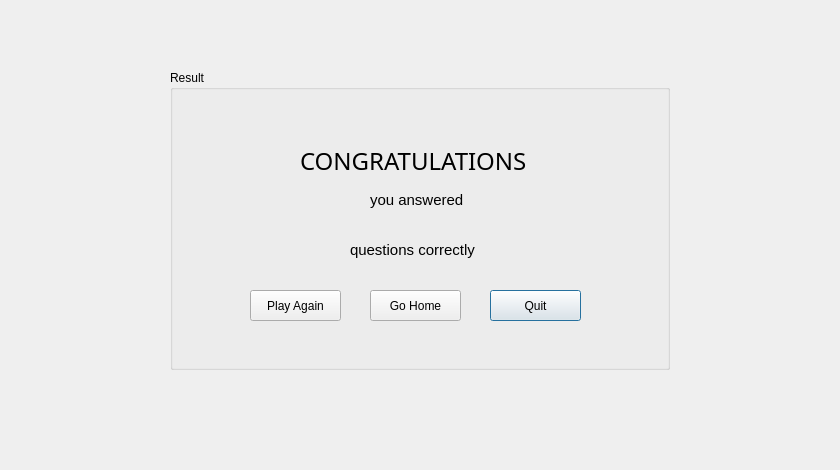
<?xml version="1.0" encoding="UTF-8"?>
<ui version="4.0">
 <class>congrats</class>
 <widget class="QDialog" name="congrats">
  <property name="windowModality">
   <enum>Qt::ApplicationModal</enum>
  </property>
  <property name="geometry">
   <rect>
    <x>0</x>
    <y>0</y>
    <width>840</width>
    <height>470</height>
   </rect>
  </property>
  <property name="windowTitle">
   <string>Dialog</string>
  </property>
  <property name="modal">
   <bool>true</bool>
  </property>
  <widget class="QGroupBox" name="groupBox">
   <property name="geometry">
    <rect>
     <x>170</x>
     <y>70</y>
     <width>500</width>
     <height>300</height>
    </rect>
   </property>
   <property name="title">
    <string>Result</string>
   </property>
   <widget class="QLabel" name="label">
    <property name="geometry">
     <rect>
      <x>130</x>
      <y>70</y>
      <width>251</width>
      <height>41</height>
     </rect>
    </property>
    <property name="font">
     <font>
      <family>Arial Rounded MT Bold</family>
      <pointsize>18</pointsize>
     </font>
    </property>
    <property name="text">
     <string>CONGRATULATIONS</string>
    </property>
   </widget>
   <widget class="QLabel" name="label_2">
    <property name="geometry">
     <rect>
      <x>200</x>
      <y>120</y>
      <width>101</width>
      <height>20</height>
     </rect>
    </property>
    <property name="font">
     <font>
      <family>Segoe UI</family>
      <pointsize>11</pointsize>
     </font>
    </property>
    <property name="text">
     <string>you answered </string>
    </property>
   </widget>
   <widget class="QLabel" name="label_3">
    <property name="geometry">
     <rect>
      <x>180</x>
      <y>170</y>
      <width>131</width>
      <height>20</height>
     </rect>
    </property>
    <property name="font">
     <font>
      <family>Segoe UI</family>
      <pointsize>11</pointsize>
     </font>
    </property>
    <property name="text">
     <string>questions correctly</string>
    </property>
   </widget>
   <widget class="QPushButton" name="Quit">
    <property name="geometry">
     <rect>
      <x>320</x>
      <y>220</y>
      <width>91</width>
      <height>31</height>
     </rect>
    </property>
    <property name="text">
     <string>Quit</string>
    </property>
   </widget>
   <widget class="QPushButton" name="goHome">
    <property name="geometry">
     <rect>
      <x>200</x>
      <y>220</y>
      <width>91</width>
      <height>31</height>
     </rect>
    </property>
    <property name="text">
     <string>Go Home</string>
    </property>
   </widget>
   <widget class="QPushButton" name="playAgain">
    <property name="geometry">
     <rect>
      <x>80</x>
      <y>220</y>
      <width>91</width>
      <height>31</height>
     </rect>
    </property>
    <property name="text">
     <string>Play Again</string>
    </property>
   </widget>
   <widget class="QLabel" name="score">
    <property name="geometry">
     <rect>
      <x>210</x>
      <y>150</y>
      <width>49</width>
      <height>16</height>
     </rect>
    </property>
    <property name="text">
     <string/>
    </property>
   </widget>
  </widget>
 </widget>
 <resources/>
 <connections/>
</ui>
